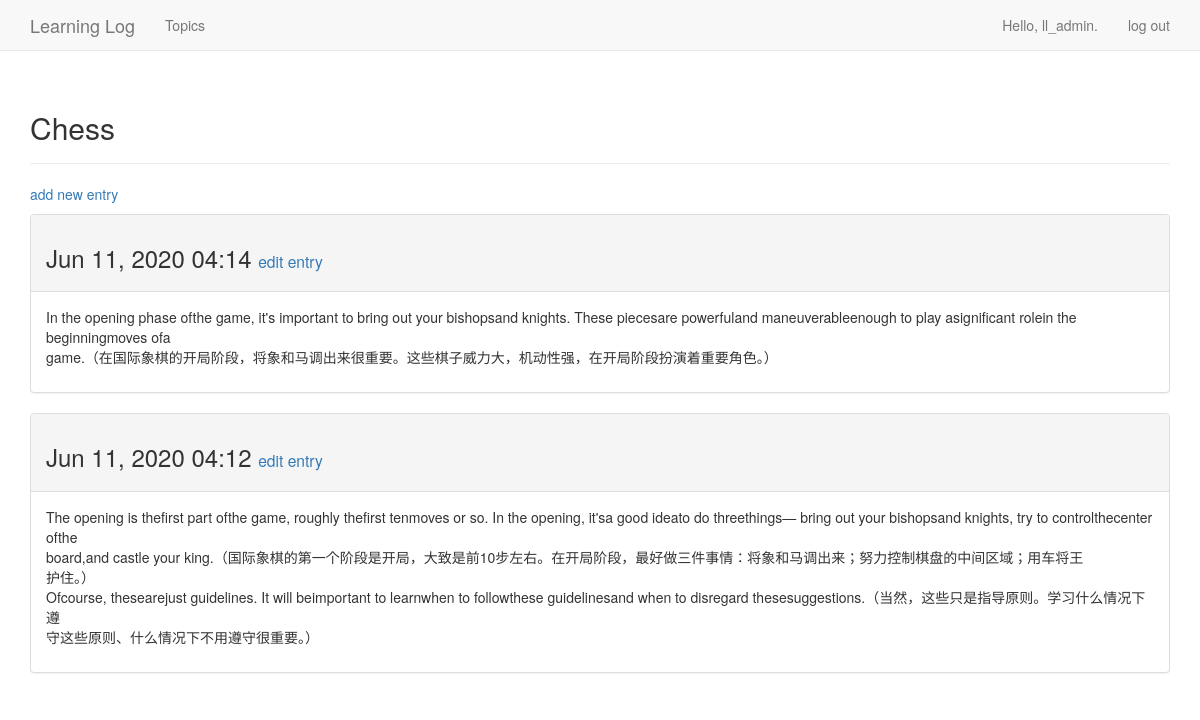
Before: /topics/1/ (signed in) with the older database file.
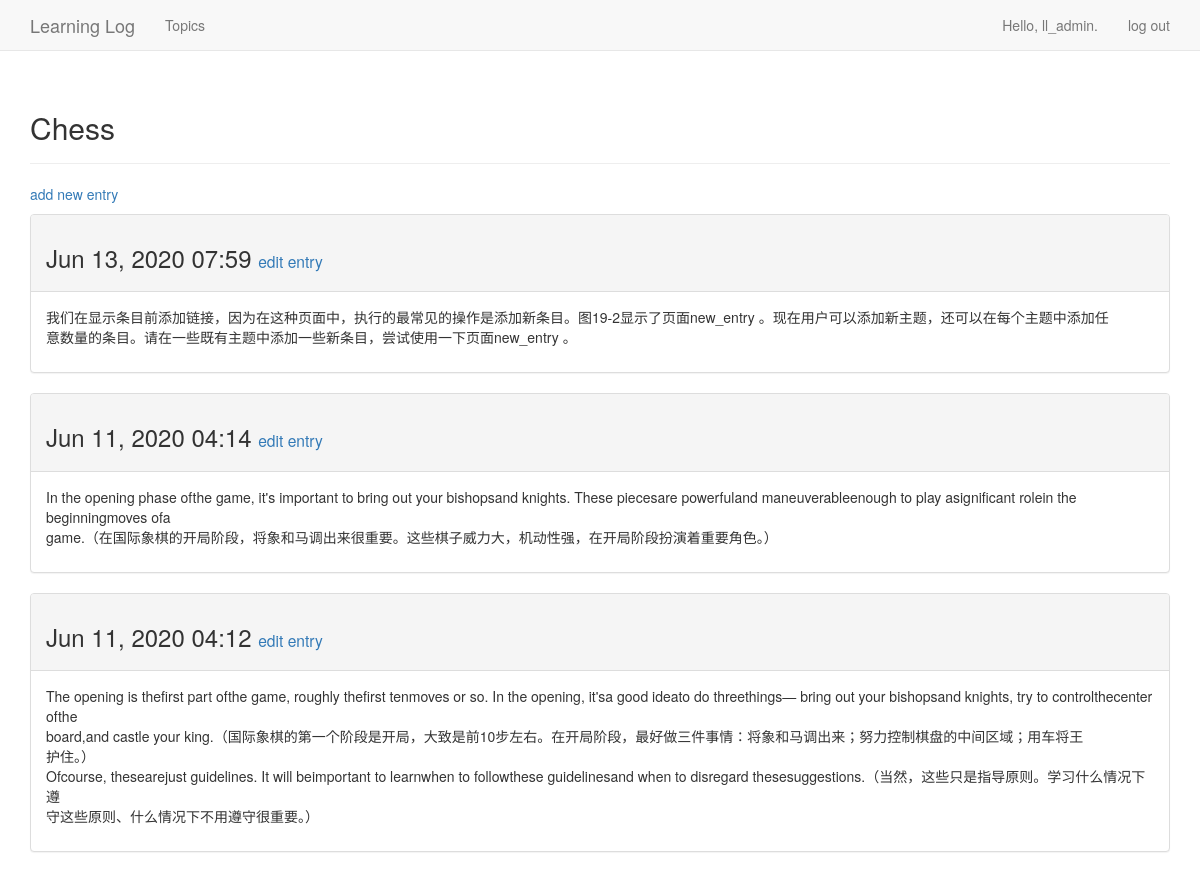
After: the same page with the newer database file.
### learning_logs/models.py (models this page shows, shortened)
class Entry( models.Model ):
    topic = models.ForeignKey( Topic,on_delete = models.CASCADE )
    text = models.TextField()
    date_added = models.DateTimeField( auto_now_add = True )
    class meta:
        verbose_name_plural = 'entries'

### learning_logs/views.py (the view)
# urls.py: path( 'topics/<topic_id>/', views.topic, name = 'topic' ),
@login_required
def topic( request, topic_id ):
    topic = Topic.objects.get( id = topic_id )
    if topic.owner != request.user:
        raise Http404
    entries = topic.entry_set.order_by( '-date_added' )
    context = { 'topic': topic, 'entries' : entries }
    return render( request, 'learning_logs/topic.html', context )

### learning_logs/models.py (called while the page is built)
    def __str__( self ):
        return self.text

### learning_logs/templates/learning_logs/topic.html
{% extends 'learning_logs/base.html' %}
❶ {% block header %}
<h2>{{ topic }}</h2>
{% endblock header %}
{% block content %}
<p>
<a href="{% url 'learning_logs:new_entry' topic.id %}">add new entry</a>
</p>
{% for entry in entries %}
<div class="panel panel-default">
<div class="panel-heading">
<h3>
{{ entry.date_added|date:'M d, Y H:i' }}
<small>
<a href="{% url 'learning_logs:edit_entry' entry.id %}">
edit entry</a>
</small>
</h3>
</div>
<div class="panel-body">
{{ entry.text|linebreaks }}
</div>
</div>
{% empty %}
There are no entries for this topic yet.
{% endfor %}
{% endblock content %}

Changed rows visible on the page:
added Entry: date_added "Jun 13, 2020 07:59", text "我们在显示条目前添加链接，因为在这种页面中，执行的最常见的操作是添加新条目。图19-2显示了页面new_entry 。现在用户可以添加新主题，还可以在每个主题中添加任 意数量的条目。请在一些既有主题中添加一些新条目，尝试使用一下页面new_entry 。"
